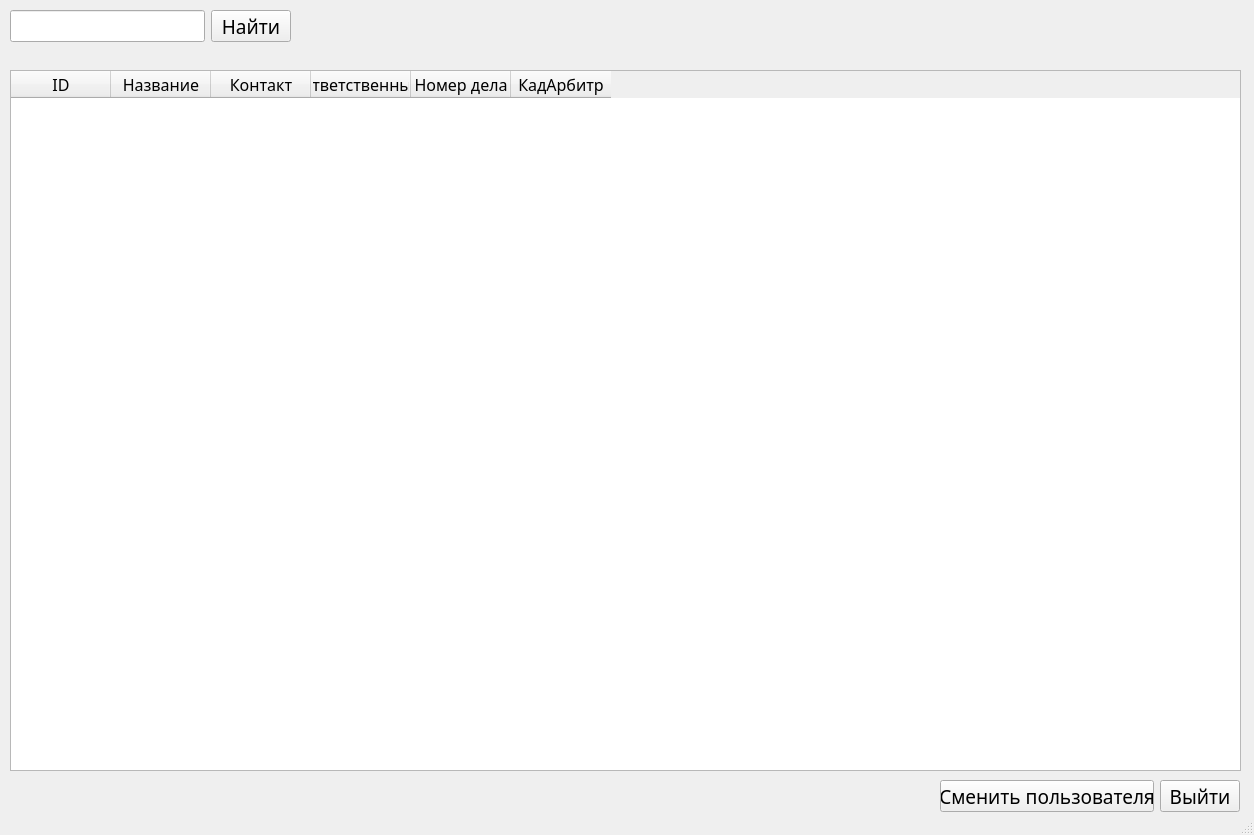
<?xml version="1.0" encoding="UTF-8"?>
<ui version="4.0">
 <class>MainWindow</class>
 <widget class="QMainWindow" name="MainWindow">
  <property name="geometry">
   <rect>
    <x>0</x>
    <y>0</y>
    <width>1254</width>
    <height>835</height>
   </rect>
  </property>
  <property name="windowTitle">
   <string>Главное окно</string>
  </property>
  <property name="windowIcon">
   <iconset>
    <normaloff>iico.ico</normaloff>iico.ico</iconset>
  </property>
  <widget class="QWidget" name="centralwidget">
   <widget class="QWidget" name="horizontalLayoutWidget">
    <property name="geometry">
     <rect>
      <x>10</x>
      <y>10</y>
      <width>281</width>
      <height>32</height>
     </rect>
    </property>
    <property name="font">
     <font>
      <family>Century Gothic</family>
      <pointsize>14</pointsize>
     </font>
    </property>
    <layout class="QHBoxLayout" name="horizontalLayout">
     <item>
      <widget class="QLineEdit" name="lineEdit">
       <property name="font">
        <font>
         <family>Century Gothic</family>
         <pointsize>14</pointsize>
        </font>
       </property>
      </widget>
     </item>
     <item>
      <widget class="QPushButton" name="bttnSearch">
       <property name="font">
        <font>
         <family>Century Gothic</family>
         <pointsize>14</pointsize>
        </font>
       </property>
       <property name="text">
        <string>Найти</string>
       </property>
      </widget>
     </item>
    </layout>
   </widget>
   <widget class="QTableWidget" name="tableWidget">
    <property name="geometry">
     <rect>
      <x>10</x>
      <y>70</y>
      <width>1231</width>
      <height>701</height>
     </rect>
    </property>
    <property name="font">
     <font>
      <family>Century Gothic</family>
      <pointsize>14</pointsize>
     </font>
    </property>
    <property name="editTriggers">
     <set>QAbstractItemView::NoEditTriggers</set>
    </property>
    <property name="selectionMode">
     <enum>QAbstractItemView::ExtendedSelection</enum>
    </property>
    <property name="selectionBehavior">
     <enum>QAbstractItemView::SelectItems</enum>
    </property>
    <property name="verticalScrollMode">
     <enum>QAbstractItemView::ScrollPerPixel</enum>
    </property>
    <property name="horizontalScrollMode">
     <enum>QAbstractItemView::ScrollPerPixel</enum>
    </property>
    <column>
     <property name="text">
      <string>ID</string>
     </property>
     <property name="font">
      <font>
       <family>Century Gothic</family>
       <pointsize>12</pointsize>
      </font>
     </property>
     <property name="textAlignment">
      <set>AlignCenter</set>
     </property>
    </column>
    <column>
     <property name="text">
      <string>Название</string>
     </property>
     <property name="font">
      <font>
       <family>Century Gothic</family>
       <pointsize>12</pointsize>
      </font>
     </property>
     <property name="textAlignment">
      <set>AlignCenter</set>
     </property>
    </column>
    <column>
     <property name="text">
      <string>Контакт</string>
     </property>
     <property name="font">
      <font>
       <family>Century Gothic</family>
       <pointsize>12</pointsize>
      </font>
     </property>
     <property name="textAlignment">
      <set>AlignCenter</set>
     </property>
    </column>
    <column>
     <property name="text">
      <string>Ответственный</string>
     </property>
     <property name="font">
      <font>
       <family>Century Gothic</family>
       <pointsize>12</pointsize>
      </font>
     </property>
     <property name="textAlignment">
      <set>AlignCenter</set>
     </property>
    </column>
    <column>
     <property name="text">
      <string>Номер дела</string>
     </property>
     <property name="font">
      <font>
       <family>Century Gothic</family>
       <pointsize>12</pointsize>
      </font>
     </property>
     <property name="textAlignment">
      <set>AlignCenter</set>
     </property>
    </column>
    <column>
     <property name="text">
      <string>КадАрбитр</string>
     </property>
     <property name="font">
      <font>
       <family>Century Gothic</family>
       <pointsize>12</pointsize>
      </font>
     </property>
     <property name="textAlignment">
      <set>AlignCenter</set>
     </property>
    </column>
   </widget>
   <widget class="QLabel" name="label">
    <property name="geometry">
     <rect>
      <x>690</x>
      <y>10</y>
      <width>551</width>
      <height>51</height>
     </rect>
    </property>
    <property name="font">
     <font>
      <family>Century Gothic</family>
      <pointsize>14</pointsize>
     </font>
    </property>
    <property name="text">
     <string/>
    </property>
    <property name="alignment">
     <set>Qt::AlignLeading|Qt::AlignLeft|Qt::AlignVCenter</set>
    </property>
   </widget>
   <widget class="QWidget" name="horizontalLayoutWidget_2">
    <property name="geometry">
     <rect>
      <x>940</x>
      <y>780</y>
      <width>300</width>
      <height>32</height>
     </rect>
    </property>
    <layout class="QHBoxLayout" name="horizontalLayout_2">
     <item>
      <widget class="QPushButton" name="bttnSwitch">
       <property name="font">
        <font>
         <family>Century Gothic</family>
         <pointsize>14</pointsize>
        </font>
       </property>
       <property name="text">
        <string>Сменить пользователя</string>
       </property>
      </widget>
     </item>
     <item>
      <widget class="QPushButton" name="bttnExit">
       <property name="font">
        <font>
         <family>Century Gothic</family>
         <pointsize>14</pointsize>
        </font>
       </property>
       <property name="text">
        <string>Выйти</string>
       </property>
      </widget>
     </item>
    </layout>
   </widget>
  </widget>
  <widget class="QStatusBar" name="statusbar"/>
 </widget>
 <resources/>
 <connections/>
</ui>
